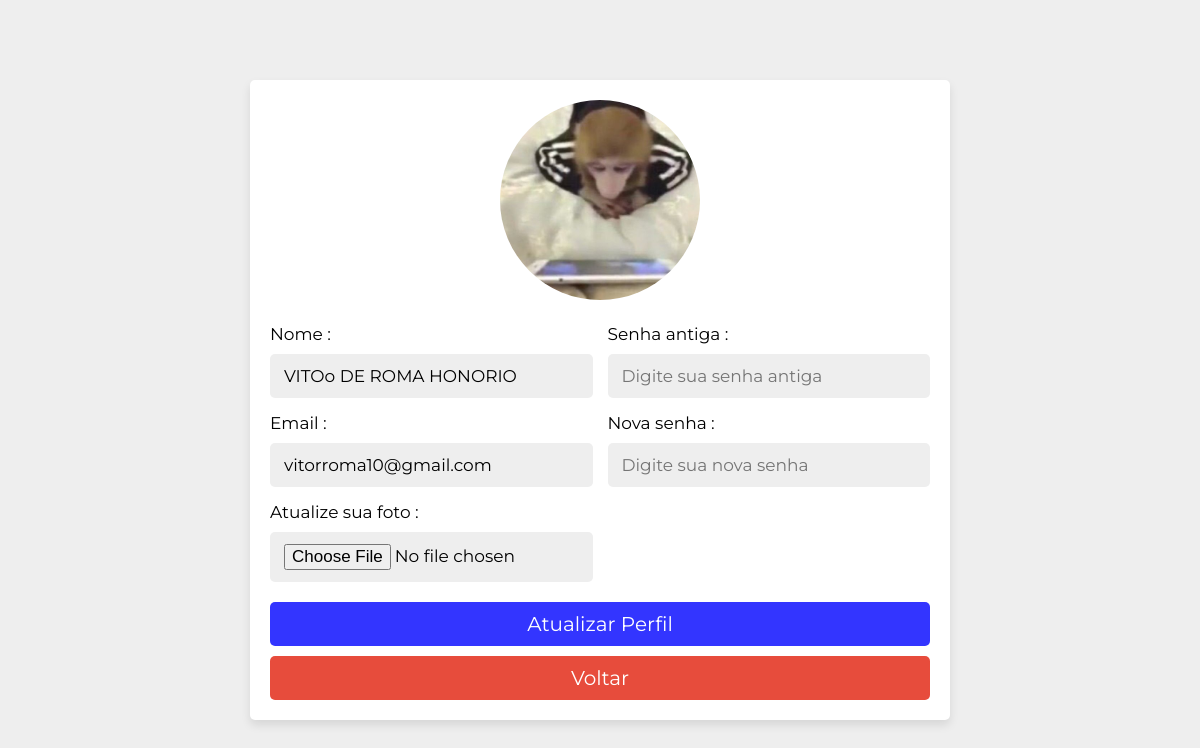
/edit-profile.php (signed in), run on the app's committed database.
### tables this page shows
CREATE TABLE `usuarios` (
  `id` int(11) NOT NULL,
  `nome` varchar(255) NOT NULL,
  `email` varchar(255) NOT NULL,
  `senha` varchar(255) NOT NULL,
  `estado` varchar(255) DEFAULT NULL,
  `cidade` varchar(255) DEFAULT NULL,
  `telefone` varchar(20) DEFAULT NULL,
  `data_nascimento` date DEFAULT NULL,
  `imagem` varchar(100) NOT NULL DEFAULT 'default.png'
);

### edit-profile.php (the view, shortened to what this page needs)
<?php
include 'conexao.php';
$user_id = $_SESSION['id'];
?>
<!DOCTYPE html>
<html lang="pt-BR">
<head>
    <link rel="stylesheet" href="css/user.css">
</head>
<body>
    <div class="update-profile">
        <?php
        $select = mysqli_query($mysqli, "SELECT * FROM usuarios WHERE id = '$user_id'") or die('query failed');
        if (mysqli_num_rows($select) > 0) {
            $fetch = mysqli_fetch_assoc($select);
        }
        ?>
        <form action="" method="post" enctype="multipart/form-data" onsubmit="return validateForm()">
            <?php
            if ($fetch['imagem'] == '') {
                echo '<img class="foto-user" src="uploads/default.png">';
            } else {
                echo '<img class="foto-user" src="uploads/' . $fetch['imagem'] . '">';
            }
            ?>
            <div class="flex">
                <div class="inputBox">
                    <span>Nome :</span>
                    <input type="text" name="update_name" value="<?php echo $fetch['nome']; ?>" class="box">
                    <span>Email :</span>
                    <input type="email" name="update_email" value="<?php echo $fetch['email']; ?>" class="box">
                    <span>Atualize sua foto :</span>
                    <input type="file" name="update_image" accept="image/jpg, image/jpeg, image/png" class="box">
                </div>
                <div class="inputBox">
                    <span>Senha antiga :</span>
                    <input type="password" name="update_pass" placeholder="Digite sua senha antiga" class="box">
                    <span>Nova senha :</span>
                    <input type="password" name="new_pass" placeholder="Digite sua nova senha" class="box">
                </div>
            </div>
            <input type="submit" value="Atualizar Perfil" name="update_profile" class="btn">
            <a href="index.php" class="delete-btn">Voltar</a>
        </form>
    </div>
</body>
</html>

### css/user.css (style rules this page uses)
:root { --color-defaultB: #000; --color-lightB: #eee; --color-defaultW: #fff; --color-principal: #0003ff; --color-principal2: #3335ff; --color-principal3: #4162EF; --color-red: #e74c3c; --color-dark-red: #c0392b; --box-shadow: 0 5px 10px rgba(0, 0, 0, .1); --font-default: 'Montserrat', sans-serif; }
* { font-family: 'Montserrat', sans-serif; margin: 0; padding: 0; box-sizing: border-box; outline: none; border: none; text-decoration: none; }
.btn, .delete-btn { width: 100%; border-radius: 5px; padding: 10px 30px; color: var(--color-defaultW); display: block; text-align: center; cursor: pointer; font-size: 20px; margin-top: 10px; }
.btn { background-color: var(--color-principal2); }
.delete-btn { background-color: var(--color-red); }
.update-profile { min-height: 100vh; background-color: var(--color-lightB); display: flex; align-items: center; justify-content: center; padding: 20px; }
.update-profile form { padding: 20px; background-color: var(--color-defaultW); box-shadow: var(--box-shadow); text-align: center; width: 700px; text-align: center; border-radius: 5px; }
.update-profile form img { height: 200px; width: 200px; border-radius: 50%; object-fit: cover; margin-bottom: 5px; }
.update-profile form .flex { display: flex; justify-content: space-between; margin-bottom: 20px; gap: 15px; }
.update-profile form .flex .inputBox { width: 49%; }
.update-profile form .flex .inputBox span { text-align: left; display: block; margin-top: 15px; font-size: 17px; color: var(--color-defaultB); }
.update-profile form .flex .inputBox .box { width: 100%; border-radius: 5px; background-color: var(--color-lightB); padding: 12px 14px; font-size: 17px; color: var(--color-defaultB); margin-top: 10px; }
.foto-user { border-radius: 50%; max-width: 200px; max-height: 200px; object-fit: cover; }

### data on the page
usuarios: imagem (picture), update_name "VITOo DE ROMA HONORIO", update_email "vitorroma10@gmail.com"
